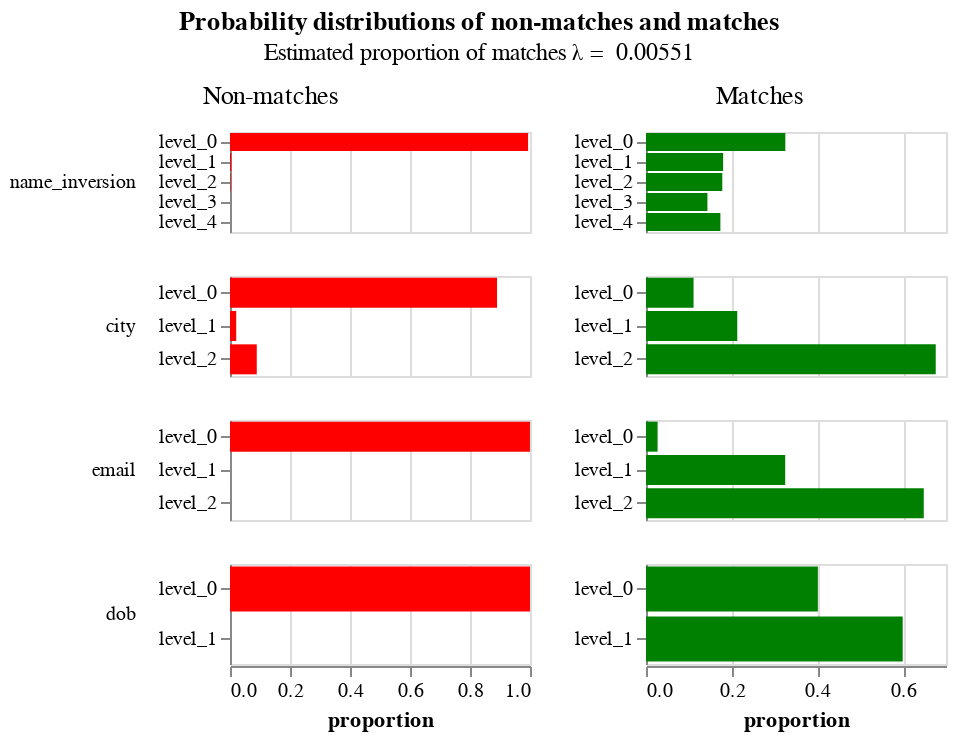

This figure's notebook cell:
### Markdown cell above
The `params` property of the `linker` is an object that contains a lot of diagnostic information about how the match probability was computed.  The following cells demonstrate some of its functionality

### Code cell
model = linker.model
model.probability_distribution_chart()

### Figure 1 — Vega-Lite specification as saved in the notebook (floating-point values rounded to 4 significant figures)
{"$schema": "https://vega.github.io/schema/vega-lite/v4.json", "config": {"header": {"title": null}, "title": {"anchor": "middle", "offset": 10}, "view": {"continuousHeight": 300, "continuousWidth": 400, "height": 300, "width": 400}}, "data": {"name": "data-4bbfa4b0f9992b5697973f70606e4feb"}, "datasets": {"data-4bbfa4b0f9992b5697973f70606e4feb": [{"bayes_factor": 0.3272, "column_name": "name_inversion", "gamma_column_name": "gamma_name_inversion", "gamma_index": 0, "level_name": "level_0", "level_proportion": 0.99, "log2_bayes_factor": -1.612, "m_probability": 0.3251, "max_gamma_index": 4, "num_levels": 5, "u_probability": 0.9937}, {"bayes_factor": 43.14, "column_name": "name_inversion", "gamma_column_name": "gamma_name_inversion", "gamma_index": 1, "level_name": "level_1", "level_proportion": 0.00514, "log2_bayes_factor": 5.431, "m_probability": 0.18, "max_gamma_index": 4, "num_levels": 5, "u_probability": 0.004172}, {"bayes_factor": 84.21, "column_name": "name_inversion", "gamma_column_name": "gamma_name_inversion", "gamma_index": 2, "level_name": "level_2", "level_proportion": 0.003083, "log2_bayes_factor": 6.396, "m_probability": 0.178, "max_gamma_index": 4, "num_levels": 5, "u_probability": 0.002114}, {"bayes_factor": 10820.0, "column_name": "name_inversion", "gamma_column_name": "gamma_name_inversion", "gamma_index": 3, "level_name": "level_3", "level_proportion": 0.0008028, "log2_bayes_factor": 13.4, "m_probability": 0.1433, "max_gamma_index": 4, "num_levels": 5, "u_probability": 1.325e-05}, {"bayes_factor": 7866.0, "column_name": "name_inversion", "gamma_column_name": "gamma_name_inversion", "gamma_index": 4, "level_name": "level_4", "level_proportion": 0.0009782, "log2_bayes_factor": 12.94, "m_probability": 0.1736, "max_gamma_index": 4, "num_levels": 5, "u_probability": 2.207e-05}, {"bayes_factor": 0.1247, "column_name": "city", "gamma_column_name": "gamma_city", "gamma_index": 0, "level_name": "level_0", "level_proportion": 0.8858, "log2_bayes_factor": -3.004, "m_probability": 0.111, "max_gamma_index": 2, "num_levels": 3, "u_probability": 0.8901}, {"bayes_factor": 10.3, "column_name": "city", "gamma_column_name": "gamma_city", "gamma_index": 1, "level_name": "level_1", "level_proportion": 0.02174, "log2_bayes_factor": 3.365, "m_probability": 0.213, "max_gamma_index": 2, "num_levels": 3, "u_probability": 0.02068}, {"bayes_factor": 7.575, "column_name": "city", "gamma_column_name": "gamma_city", "gamma_index": 2, "level_name": "level_2", "level_proportion": 0.09247, "log2_bayes_factor": 2.921, "m_probability": 0.676, "max_gamma_index": 2, "num_levels": 3, "u_probability": 0.08924}, {"bayes_factor": 0.02708, "column_name": "email", "gamma_column_name": "gamma_email", "gamma_index": 0, "level_name": "level_0", "level_proportion": 0.9946, "log2_bayes_factor": -5.207, "m_probability": 0.02708, "max_gamma_index": 2, "num_levels": 3, "u_probability": 0.9999}, {"bayes_factor": 26190.0, "column_name": "email", "gamma_column_name": "gamma_email", "gamma_index": 1, "level_name": "level_1", "level_proportion": 0.001802, "log2_bayes_factor": 14.68, "m_probability": 0.3248, "max_gamma_index": 2, "num_levels": 3, "u_probability": 1.24e-05}, {"bayes_factor": 8538.0, "column_name": "email", "gamma_column_name": "gamma_email", "gamma_index": 2, "level_name": "level_2", "level_proportion": 0.003646, "log2_bayes_factor": 13.06, "m_probability": 0.6481, "max_gamma_index": 2, "num_levels": 3, "u_probability": 7.591e-05}, {"bayes_factor": 0.4011, "column_name": "dob", "gamma_column_name": "gamma_dob", "gamma_index": 0, "level_name": "level_0", "level_proportion": 0.9967, "log2_bayes_factor": -1.318, "m_probability": 0.401, "max_gamma_index": 1, "num_levels": 2, "u_probability": 1.0}, {"bayes_factor": 14970.0, "column_name": "dob", "gamma_column_name": "gamma_dob", "gamma_index": 1, "level_name": "level_1", "level_proportion": 0.003339, "log2_bayes_factor": 13.87, "m_probability": 0.599, "max_gamma_index": 1, "num_levels": 2, "u_probability": 4.001e-05}]}, "hconcat": [{"encoding": {"color": {"value": "red"}, "row": {"field": "column_name", "header": {"labelAlign": "left", "labelAnchor": "middle", "labelAngle": 0}, "sort": {"field": "gamma_index"}, "type": "nominal"}, "tooltip": [{"field": "column_name", "type": "nominal"}, {"field": "level_name", "type": "ordinal"}, {"field": "u_probability", "format": ".4f", "type": "quantitative"}, {"field": "bayes_factor", "format": ".4f", "type": "quantitative"}, {"field": "level_proportion", "format": ".2%", "title": "Percentage of record comparisons in this level", "type": "nominal"}, {"field": "log2_bayes_factor", "format": ".4f", "type": "quantitative"}], "x": {"axis": {"title": "proportion"}, "field": "u_probability", "type": "quantitative"}, "y": {"axis": {"title": null}, "field": "level_name", "type": "nominal"}}, "height": 50, "mark": "bar", "resolve": {"scale": {"y": "independent"}}, "title": {"fontWeight": "normal", "text": "Non-matches"}, "transform": [{"filter": "(datum.bayes_factor != 'unnecessary filter2 due to vega lite issue 4680')"}], "width": 150}, {"encoding": {"color": {"value": "green"}, "row": {"field": "column_name", "header": {"labels": false}, "sort": {"field": "gamma_index"}, "type": "nominal"}, "tooltip": [{"field": "column_name", "type": "nominal"}, {"field": "level_name", "type": "ordinal"}, {"field": "m_probability", "format": ".4f", "type": "quantitative"}, {"field": "bayes_factor", "format": ".4f", "type": "quantitative"}, {"field": "level_proportion", "format": ".2%", "title": "Percentage of record comparisons in this level", "type": "nominal"}, {"field": "log2_bayes_factor", "format": ".4f", "type": "quantitative"}], "x": {"axis": {"title": "proportion"}, "field": "m_probability", "type": "quantitative"}, "y": {"axis": {"title": null}, "field": "level_name", "type": "nominal"}}, "height": 50, "mark": "bar", "resolve": {"scale": {"y": "independent"}}, "title": {"fontWeight": "normal", "text": "Matches"}, "transform": [{"filter": "(datum.bayes_factor != 'unnecessary filter due to vega lite issue 4680')"}], "width": 150}], "title": {"subtitle": "Estimated proportion of matches λ =  0.00551", "text": "Probability distributions of non-matches and matches "}, "transform": []}
